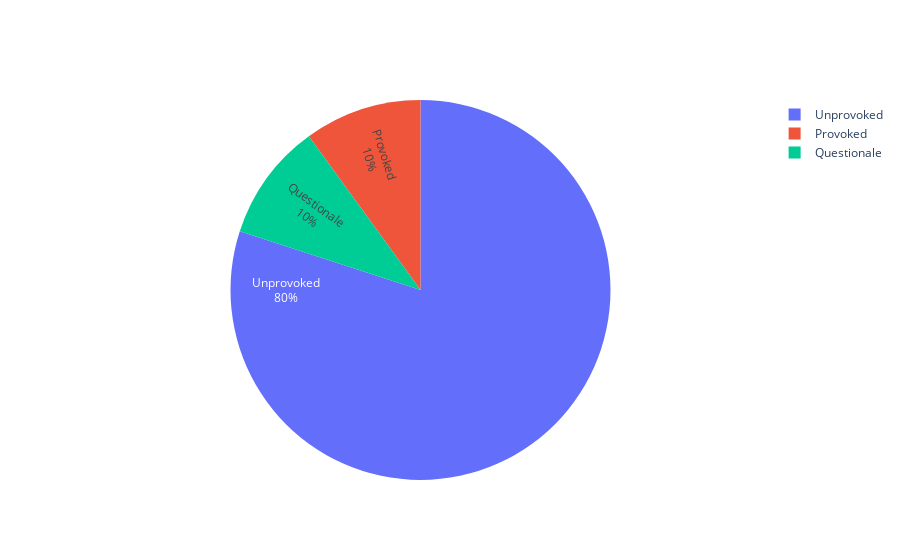
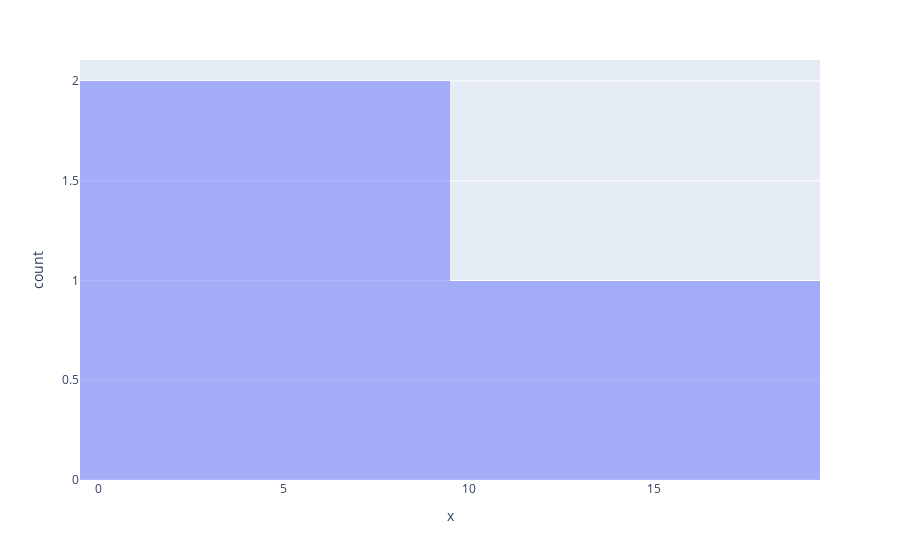

The cell these charts' notebook holds for them, in order:
### Code cell
import pandas as pd
df = pd.read_csv("GSAF5.xls.csv")
df.head(20)
print (df.head(20))


#Based on the data below, how are majoriry of shark attacks started? Provoked, Unprovoked, or Questionable?
#Below is a created collum to show Unprovoked, Provoked, and Questionable shark deaths
#Collumn 1 represents provoked deaths, collumn 2 represents unprovoked deaths, and collumn 3 represents questionable deaths
#Using a small sample size of 20 enties out of an enitre lists of shark attack deaths from 2020 can be used to show
#If majority of shark attack deaths are Provoked,Unprovoked, or Questionable 

d = {'col1': ['Provoked', 2], 'col2': ['Unprovoked', 16], 'col3': ['Questionable',2]}
df = pd.DataFrame(data=d)
df
print(df)

#Below is a figure created to help tell my analytical story. Below is a pie chart that represents the amount of 
#provoked, unprovoked, and questionable deaths from sharks. From the graph below, we can conclude that the most common 
#type of shark attacks are those that are unprovoked. From the graph, we see that 80% of shark attack deaths are unprovoked. 
#This shows that a majority of sharks attack humans without them even having to threaten the shark. Sharks do not understand 
#humans and will attack you even if not provoked

import plotly.graph_objects as go

labels = ['Provoked','Unprovoked','Questionale']
values = [2,16,2]

fig = go.Figure(data=[go.Pie(labels=labels, values=values, textinfo='label+percent',
                             insidetextorientation='radial'
                            )])
fig.show()

#2nd figure to show same data but in diffrerent way. 
fig = px.histogram(df, x= [16,2,2],  barmode="overlay")
fig.show()

### Figure 1 — Plotly figure (JSON) as saved in the notebook; plotly's stock layout.template omitted (floating-point values rounded to 4 significant figures)
{"data": [{"insidetextorientation": "radial", "labels": ["Provoked", "Unprovoked", "Questionale"], "textinfo": "label+percent", "type": "pie", "values": [2, 16, 2]}], "layout": {"autosize": true}}

### Figure 2 — Plotly figure (JSON) as saved in the notebook; plotly's stock layout.template omitted (floating-point values rounded to 4 significant figures)
{"data": [{"alignmentgroup": "True", "bingroup": "x", "hovertemplate": "x=%{x}<br>count=%{y}<extra></extra>", "legendgroup": "", "marker": {"color": "#636efa", "opacity": 0.5, "pattern": {"shape": ""}}, "name": "", "offsetgroup": "", "orientation": "v", "showlegend": false, "type": "histogram", "x": [16, 2, 2], "xaxis": "x", "yaxis": "y"}], "layout": {"autosize": true, "barmode": "overlay", "legend": {"tracegroupgap": 0}, "margin": {"t": 60}, "xaxis": {"anchor": "y", "autorange": true, "domain": [0, 1], "range": [-0.5, 19.5], "title": {"text": "x"}, "type": "linear"}, "yaxis": {"anchor": "x", "autorange": true, "domain": [0, 1], "range": [0, 2.105], "title": {"text": "count"}}}}
